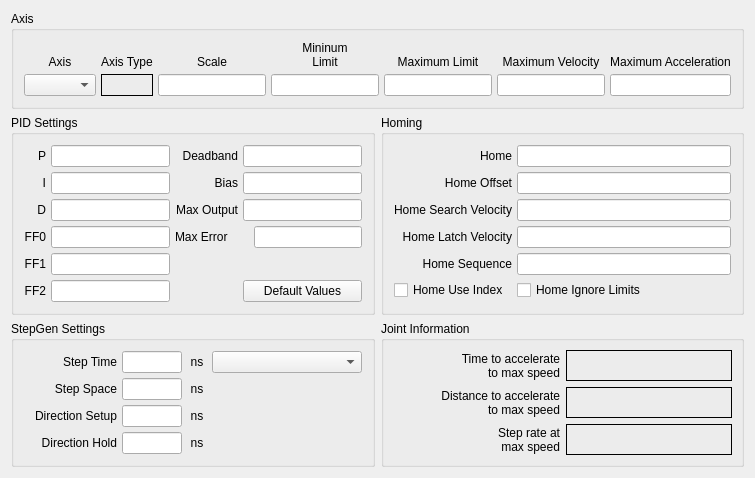
          <widget class="QWidget" name="joint3tab">
           <attribute name="title">
            <string>Joint 3</string>
           </attribute>
           <layout class="QGridLayout" name="gridLayout_20">
            <item row="0" column="0" colspan="2">
             <widget class="QGroupBox" name="jointAxisGroup_3">
              <property name="title">
               <string>Axis</string>
              </property>
              <layout class="QGridLayout" name="gridLayout_17">
               <property name="leftMargin">
                <number>10</number>
               </property>
               <property name="topMargin">
                <number>10</number>
               </property>
               <property name="rightMargin">
                <number>10</number>
               </property>
               <property name="bottomMargin">
                <number>10</number>
               </property>
               <property name="spacing">
                <number>5</number>
               </property>
               <item row="1" column="0">
                <widget class="QComboBox" name="axisCB_3"/>
               </item>
               <item row="0" column="3">
                <widget class="QLabel" name="label_65">
                 <property name="text">
                  <string>&lt;html&gt;&lt;head/&gt;&lt;body&gt;&lt;p&gt;Mininum&lt;br/&gt;Limit&lt;/p&gt;&lt;/body&gt;&lt;/html&gt;</string>
                 </property>
                 <property name="alignment">
                  <set>Qt::AlignBottom|Qt::AlignHCenter</set>
                 </property>
                 <property name="wordWrap">
                  <bool>true</bool>
                 </property>
                </widget>
               </item>
               <item row="0" column="0">
                <widget class="QLabel" name="label_56">
                 <property name="text">
                  <string>Axis</string>
                 </property>
                 <property name="alignment">
                  <set>Qt::AlignBottom|Qt::AlignHCenter</set>
                 </property>
                </widget>
               </item>
               <item row="1" column="3">
                <widget class="QLineEdit" name="minLimit_3">
                 <property name="alignment">
                  <set>Qt::AlignRight|Qt::AlignTrailing|Qt::AlignVCenter</set>
                 </property>
                </widget>
               </item>
               <item row="1" column="4">
                <widget class="QLineEdit" name="maxLimit_3">
                 <property name="alignment">
                  <set>Qt::AlignRight|Qt::AlignTrailing|Qt::AlignVCenter</set>
                 </property>
                </widget>
               </item>
               <item row="0" column="4">
                <widget class="QLabel" name="label_70">
                 <property name="text">
                  <string>Maximum Limit</string>
                 </property>
                 <property name="textFormat">
                  <enum>Qt::AutoText</enum>
                 </property>
                 <property name="alignment">
                  <set>Qt::AlignBottom|Qt::AlignHCenter</set>
                 </property>
                 <property name="wordWrap">
                  <bool>true</bool>
                 </property>
                </widget>
               </item>
               <item row="0" column="5">
                <widget class="QLabel" name="label_78">
                 <property name="text">
                  <string>Maximum Velocity</string>
                 </property>
                 <property name="alignment">
                  <set>Qt::AlignBottom|Qt::AlignHCenter</set>
                 </property>
                 <property name="wordWrap">
                  <bool>true</bool>
                 </property>
                </widget>
               </item>
               <item row="1" column="5">
                <widget class="QLineEdit" name="maxVelocity_3">
                 <property name="alignment">
                  <set>Qt::AlignRight|Qt::AlignTrailing|Qt::AlignVCenter</set>
                 </property>
                </widget>
               </item>
               <item row="1" column="6">
                <widget class="QLineEdit" name="maxAccel_3">
                 <property name="alignment">
                  <set>Qt::AlignRight|Qt::AlignTrailing|Qt::AlignVCenter</set>
                 </property>
                </widget>
               </item>
               <item row="0" column="2">
                <widget class="QLabel" name="label_58">
                 <property name="text">
                  <string>Scale</string>
                 </property>
                 <property name="alignment">
                  <set>Qt::AlignBottom|Qt::AlignHCenter</set>
                 </property>
                </widget>
               </item>
               <item row="0" column="6">
                <widget class="QLabel" name="label_79">
                 <property name="text">
                  <string>Maximum Acceleration</string>
                 </property>
                 <property name="alignment">
                  <set>Qt::AlignBottom|Qt::AlignHCenter</set>
                 </property>
                 <property name="wordWrap">
                  <bool>true</bool>
                 </property>
                </widget>
               </item>
               <item row="0" column="1">
                <widget class="QLabel" name="label_7">
                 <property name="text">
                  <string>Axis Type</string>
                 </property>
                 <property name="alignment">
                  <set>Qt::AlignBottom|Qt::AlignLeading|Qt::AlignLeft</set>
                 </property>
                </widget>
               </item>
               <item row="1" column="1">
                <widget class="QLabel" name="axisType_3">
                 <property name="frameShape">
                  <enum>QFrame::Box</enum>
                 </property>
                 <property name="text">
                  <string/>
                 </property>
                </widget>
               </item>
               <item row="1" column="2">
                <widget class="QLineEdit" name="scale_3"/>
               </item>
              </layout>
             </widget>
            </item>
            <item row="1" column="0">
             <widget class="QGroupBox" name="groupBox_15">
              <property name="title">
               <string>PID Settings</string>
              </property>
              <layout class="QGridLayout" name="gridLayout_18">
               <property name="leftMargin">
                <number>10</number>
               </property>
               <property name="topMargin">
                <number>10</number>
               </property>
               <property name="rightMargin">
                <number>10</number>
               </property>
               <property name="bottomMargin">
                <number>10</number>
               </property>
               <property name="spacing">
                <number>5</number>
               </property>
               <item row="0" column="0">
                <widget class="QLabel" name="label_244">
                 <property name="text">
                  <string>P</string>
                 </property>
                 <property name="alignment">
                  <set>Qt::AlignRight|Qt::AlignTrailing|Qt::AlignVCenter</set>
                 </property>
                </widget>
               </item>
               <item row="0" column="1">
                <widget class="QLineEdit" name="p_3">
                 <property name="text">
                  <string/>
                 </property>
                 <property name="alignment">
                  <set>Qt::AlignRight|Qt::AlignTrailing|Qt::AlignVCenter</set>
                 </property>
                </widget>
               </item>
               <item row="0" column="2">
                <widget class="QLabel" name="label_245">
                 <property name="text">
                  <string>Deadband</string>
                 </property>
                 <property name="alignment">
                  <set>Qt::AlignRight|Qt::AlignTrailing|Qt::AlignVCenter</set>
                 </property>
                </widget>
               </item>
               <item row="0" column="3">
                <widget class="QLineEdit" name="deadband_3">
                 <property name="text">
                  <string/>
                 </property>
                 <property name="alignment">
                  <set>Qt::AlignRight|Qt::AlignTrailing|Qt::AlignVCenter</set>
                 </property>
                </widget>
               </item>
               <item row="1" column="0">
                <widget class="QLabel" name="label_246">
                 <property name="text">
                  <string>I</string>
                 </property>
                 <property name="alignment">
                  <set>Qt::AlignRight|Qt::AlignTrailing|Qt::AlignVCenter</set>
                 </property>
                </widget>
               </item>
               <item row="1" column="1">
                <widget class="QLineEdit" name="i_3">
                 <property name="text">
                  <string/>
                 </property>
                 <property name="alignment">
                  <set>Qt::AlignRight|Qt::AlignTrailing|Qt::AlignVCenter</set>
                 </property>
                </widget>
               </item>
               <item row="1" column="2">
                <widget class="QLabel" name="label_247">
                 <property name="text">
                  <string>Bias</string>
                 </property>
                 <property name="alignment">
                  <set>Qt::AlignRight|Qt::AlignTrailing|Qt::AlignVCenter</set>
                 </property>
                </widget>
               </item>
               <item row="1" column="3">
                <widget class="QLineEdit" name="bias_3">
                 <property name="text">
                  <string/>
                 </property>
                 <property name="alignment">
                  <set>Qt::AlignRight|Qt::AlignTrailing|Qt::AlignVCenter</set>
                 </property>
                </widget>
               </item>
               <item row="2" column="0">
                <widget class="QLabel" name="label_248">
                 <property name="text">
                  <string>D</string>
                 </property>
                 <property name="alignment">
                  <set>Qt::AlignRight|Qt::AlignTrailing|Qt::AlignVCenter</set>
                 </property>
                </widget>
               </item>
               <item row="2" column="1">
                <widget class="QLineEdit" name="d_3">
                 <property name="text">
                  <string/>
                 </property>
                 <property name="alignment">
                  <set>Qt::AlignRight|Qt::AlignTrailing|Qt::AlignVCenter</set>
                 </property>
                </widget>
               </item>
               <item row="2" column="2">
                <widget class="QLabel" name="label_249">
                 <property name="text">
                  <string>Max Output</string>
                 </property>
                 <property name="alignment">
                  <set>Qt::AlignRight|Qt::AlignTrailing|Qt::AlignVCenter</set>
                 </property>
                </widget>
               </item>
               <item row="2" column="3">
                <widget class="QLineEdit" name="maxOutput_3">
                 <property name="text">
                  <string/>
                 </property>
                 <property name="alignment">
                  <set>Qt::AlignRight|Qt::AlignTrailing|Qt::AlignVCenter</set>
                 </property>
                </widget>
               </item>
               <item row="3" column="0">
                <widget class="QLabel" name="label_250">
                 <property name="text">
                  <string>FF0</string>
                 </property>
                 <property name="alignment">
                  <set>Qt::AlignRight|Qt::AlignTrailing|Qt::AlignVCenter</set>
                 </property>
                </widget>
               </item>
               <item row="3" column="1">
                <widget class="QLineEdit" name="ff0_3">
                 <property name="text">
                  <string/>
                 </property>
                 <property name="alignment">
                  <set>Qt::AlignRight|Qt::AlignTrailing|Qt::AlignVCenter</set>
                 </property>
                </widget>
               </item>
               <item row="4" column="0">
                <widget class="QLabel" name="label_252">
                 <property name="text">
                  <string>FF1</string>
                 </property>
                 <property name="alignment">
                  <set>Qt::AlignRight|Qt::AlignTrailing|Qt::AlignVCenter</set>
                 </property>
                </widget>
               </item>
               <item row="4" column="1">
                <widget class="QLineEdit" name="ff1_3">
                 <property name="text">
                  <string/>
                 </property>
                 <property name="alignment">
                  <set>Qt::AlignRight|Qt::AlignTrailing|Qt::AlignVCenter</set>
                 </property>
                </widget>
               </item>
               <item row="5" column="0">
                <widget class="QLabel" name="label_253">
                 <property name="text">
                  <string>FF2</string>
                 </property>
                 <property name="alignment">
                  <set>Qt::AlignRight|Qt::AlignTrailing|Qt::AlignVCenter</set>
                 </property>
                </widget>
               </item>
               <item row="5" column="1">
                <widget class="QLineEdit" name="ff2_3">
                 <property name="text">
                  <string/>
                 </property>
                 <property name="alignment">
                  <set>Qt::AlignRight|Qt::AlignTrailing|Qt::AlignVCenter</set>
                 </property>
                </widget>
               </item>
               <item row="5" column="3">
                <widget class="QPushButton" name="pidDefault_3">
                 <property name="text">
                  <string>Default Values</string>
                 </property>
                </widget>
               </item>
               <item row="3" column="3" alignment="Qt::AlignRight">
                <widget class="QLineEdit" name="maxError_3"/>
               </item>
               <item row="3" column="2">
                <widget class="QLabel" name="label_187">
                 <property name="text">
                  <string>Max Error</string>
                 </property>
                </widget>
               </item>
              </layout>
             </widget>
            </item>
            <item row="1" column="1">
             <widget class="QGroupBox" name="groupBox_13">
              <property name="title">
               <string>Homing</string>
              </property>
              <layout class="QGridLayout" name="gridLayout_16">
               <property name="leftMargin">
                <number>10</number>
               </property>
               <property name="topMargin">
                <number>10</number>
               </property>
               <property name="rightMargin">
                <number>10</number>
               </property>
               <property name="bottomMargin">
                <number>10</number>
               </property>
               <property name="spacing">
                <number>5</number>
               </property>
               <item row="1" column="1">
                <widget class="QLineEdit" name="homeOffset_3">
                 <property name="toolTip">
                  <string>&lt;html&gt;&lt;head/&gt;&lt;body&gt;&lt;p&gt;Home Offset can be used to back off of the home switch&lt;/p&gt;&lt;/body&gt;&lt;/html&gt;</string>
                 </property>
                 <property name="alignment">
                  <set>Qt::AlignRight|Qt::AlignTrailing|Qt::AlignVCenter</set>
                 </property>
                </widget>
               </item>
               <item row="0" column="0">
                <widget class="QLabel" name="label_94">
                 <property name="text">
                  <string>Home</string>
                 </property>
                 <property name="alignment">
                  <set>Qt::AlignRight|Qt::AlignTrailing|Qt::AlignVCenter</set>
                 </property>
                </widget>
               </item>
               <item row="0" column="1">
                <widget class="QLineEdit" name="home_3">
                 <property name="toolTip">
                  <string>&lt;html&gt;&lt;head/&gt;&lt;body&gt;&lt;p&gt;Home is usually set to 0&lt;/p&gt;&lt;/body&gt;&lt;/html&gt;</string>
                 </property>
                 <property name="alignment">
                  <set>Qt::AlignRight|Qt::AlignTrailing|Qt::AlignVCenter</set>
                 </property>
                </widget>
               </item>
               <item row="1" column="0">
                <widget class="QLabel" name="label_95">
                 <property name="text">
                  <string>Home Offset</string>
                 </property>
                 <property name="alignment">
                  <set>Qt::AlignRight|Qt::AlignTrailing|Qt::AlignVCenter</set>
                 </property>
                </widget>
               </item>
               <item row="2" column="0">
                <widget class="QLabel" name="label_96">
                 <property name="text">
                  <string>Home Search Velocity</string>
                 </property>
                 <property name="alignment">
                  <set>Qt::AlignRight|Qt::AlignTrailing|Qt::AlignVCenter</set>
                 </property>
                </widget>
               </item>
               <item row="2" column="1">
                <widget class="QLineEdit" name="homeSearchVel_3">
                 <property name="toolTip">
                  <string>&lt;html&gt;&lt;head/&gt;&lt;body&gt;&lt;p&gt;Search Velocity is in units per second&lt;/p&gt;&lt;/body&gt;&lt;/html&gt;</string>
                 </property>
                 <property name="alignment">
                  <set>Qt::AlignRight|Qt::AlignTrailing|Qt::AlignVCenter</set>
                 </property>
                </widget>
               </item>
               <item row="3" column="0">
                <widget class="QLabel" name="label_97">
                 <property name="text">
                  <string>Home Latch Velocity</string>
                 </property>
                 <property name="alignment">
                  <set>Qt::AlignRight|Qt::AlignTrailing|Qt::AlignVCenter</set>
                 </property>
                </widget>
               </item>
               <item row="3" column="1">
                <widget class="QLineEdit" name="homeLatchVel_3">
                 <property name="toolTip">
                  <string>&lt;html&gt;&lt;head/&gt;&lt;body&gt;&lt;p&gt;Latch Velocity is in user units per second&lt;br/&gt;usually set slower than Search Velocity&lt;/p&gt;&lt;/body&gt;&lt;/html&gt;</string>
                 </property>
                 <property name="alignment">
                  <set>Qt::AlignRight|Qt::AlignTrailing|Qt::AlignVCenter</set>
                 </property>
                </widget>
               </item>
               <item row="5" column="0">
                <widget class="QCheckBox" name="homeUseIndex_3">
                 <property name="text">
                  <string>Home Use Index</string>
                 </property>
                </widget>
               </item>
               <item row="5" column="1">
                <widget class="QCheckBox" name="homeIgnoreLimits_3">
                 <property name="text">
                  <string>Home Ignore Limits</string>
                 </property>
                </widget>
               </item>
               <item row="4" column="1">
                <widget class="QLineEdit" name="homeSequence_3">
                 <property name="toolTip">
                  <string>&lt;html&gt;&lt;head/&gt;&lt;body&gt;&lt;p&gt;Home sequences start at 0 and do not skip a number.&lt;/p&gt;&lt;p&gt;Multiple joint axis use a negative number.&lt;/p&gt;&lt;p&gt;Leave blank to home the joint manually.&lt;/p&gt;&lt;/body&gt;&lt;/html&gt;</string>
                 </property>
                </widget>
               </item>
               <item row="4" column="0">
                <widget class="QLabel" name="label_140">
                 <property name="text">
                  <string>Home Sequence</string>
                 </property>
                 <property name="alignment">
                  <set>Qt::AlignRight|Qt::AlignTrailing|Qt::AlignVCenter</set>
                 </property>
                </widget>
               </item>
              </layout>
             </widget>
            </item>
            <item row="2" column="0">
             <widget class="QGroupBox" name="groupBox_16">
              <property name="title">
               <string>StepGen Settings</string>
              </property>
              <layout class="QGridLayout" name="gridLayout_19">
               <property name="leftMargin">
                <number>10</number>
               </property>
               <property name="topMargin">
                <number>10</number>
               </property>
               <property name="rightMargin">
                <number>10</number>
               </property>
               <property name="bottomMargin">
                <number>10</number>
               </property>
               <property name="spacing">
                <number>5</number>
               </property>
               <item row="0" column="3">
                <widget class="QComboBox" name="driveCB_3">
                 <property name="minimumSize">
                  <size>
                   <width>150</width>
                   <height>0</height>
                  </size>
                 </property>
                </widget>
               </item>
               <item row="0" column="0">
                <widget class="QLabel" name="label_105">
                 <property name="text">
                  <string>Step Time</string>
                 </property>
                 <property name="alignment">
                  <set>Qt::AlignRight|Qt::AlignTrailing|Qt::AlignVCenter</set>
                 </property>
                </widget>
               </item>
               <item row="1" column="2">
                <widget class="QLabel" name="label_127">
                 <property name="minimumSize">
                  <size>
                   <width>20</width>
                   <height>0</height>
                  </size>
                 </property>
                 <property name="maximumSize">
                  <size>
                   <width>20</width>
                   <height>16777215</height>
                  </size>
                 </property>
                 <property name="text">
                  <string>ns</string>
                 </property>
                 <property name="alignment">
                  <set>Qt::AlignCenter</set>
                 </property>
                </widget>
               </item>
               <item row="0" column="1">
                <widget class="QLineEdit" name="stepTime_3">
                 <property name="maximumSize">
                  <size>
                   <width>60</width>
                   <height>16777215</height>
                  </size>
                 </property>
                 <property name="inputMask">
                  <string/>
                 </property>
                 <property name="text">
                  <string/>
                 </property>
                 <property name="alignment">
                  <set>Qt::AlignRight|Qt::AlignTrailing|Qt::AlignVCenter</set>
                 </property>
                </widget>
               </item>
               <item row="0" column="2">
                <widget class="QLabel" name="label_125">
                 <property name="minimumSize">
                  <size>
                   <width>20</width>
                   <height>0</height>
                  </size>
                 </property>
                 <property name="maximumSize">
                  <size>
                   <width>20</width>
                   <height>16777215</height>
                  </size>
                 </property>
                 <property name="text">
                  <string>ns</string>
                 </property>
                 <property name="alignment">
                  <set>Qt::AlignCenter</set>
                 </property>
                </widget>
               </item>
               <item row="1" column="0">
                <widget class="QLabel" name="label_126">
                 <property name="text">
                  <string>Step Space</string>
                 </property>
                 <property name="alignment">
                  <set>Qt::AlignRight|Qt::AlignTrailing|Qt::AlignVCenter</set>
                 </property>
                </widget>
               </item>
               <item row="1" column="1">
                <widget class="QLineEdit" name="stepSpace_3">
                 <property name="maximumSize">
                  <size>
                   <width>60</width>
                   <height>16777215</height>
                  </size>
                 </property>
                 <property name="text">
                  <string/>
                 </property>
                 <property name="alignment">
                  <set>Qt::AlignRight|Qt::AlignTrailing|Qt::AlignVCenter</set>
                 </property>
                </widget>
               </item>
               <item row="2" column="0">
                <widget class="QLabel" name="label_128">
                 <property name="text">
                  <string>Direction Setup</string>
                 </property>
                 <property name="alignment">
                  <set>Qt::AlignRight|Qt::AlignTrailing|Qt::AlignVCenter</set>
                 </property>
                </widget>
               </item>
               <item row="2" column="1">
                <widget class="QLineEdit" name="dirSetup_3">
                 <property name="maximumSize">
                  <size>
                   <width>60</width>
                   <height>16777215</height>
                  </size>
                 </property>
                 <property name="text">
                  <string/>
                 </property>
                 <property name="alignment">
                  <set>Qt::AlignRight|Qt::AlignTrailing|Qt::AlignVCenter</set>
                 </property>
                </widget>
               </item>
               <item row="2" column="2">
                <widget class="QLabel" name="label_129">
                 <property name="minimumSize">
                  <size>
                   <width>20</width>
                   <height>0</height>
                  </size>
                 </property>
                 <property name="maximumSize">
                  <size>
                   <width>20</width>
                   <height>16777215</height>
                  </size>
                 </property>
                 <property name="text">
                  <string>ns</string>
                 </property>
                 <property name="alignment">
                  <set>Qt::AlignCenter</set>
                 </property>
                </widget>
               </item>
               <item row="3" column="0">
                <widget class="QLabel" name="label_130">
                 <property name="text">
                  <string>Direction Hold</string>
                 </property>
                 <property name="alignment">
                  <set>Qt::AlignRight|Qt::AlignTrailing|Qt::AlignVCenter</set>
                 </property>
                </widget>
               </item>
               <item row="3" column="1">
                <widget class="QLineEdit" name="dirHold_3">
                 <property name="maximumSize">
                  <size>
                   <width>60</width>
                   <height>16777215</height>
                  </size>
                 </property>
                 <property name="text">
                  <string/>
                 </property>
                 <property name="alignment">
                  <set>Qt::AlignRight|Qt::AlignTrailing|Qt::AlignVCenter</set>
                 </property>
                </widget>
               </item>
               <item row="3" column="2">
                <widget class="QLabel" name="label_131">
                 <property name="minimumSize">
                  <size>
                   <width>20</width>
                   <height>0</height>
                  </size>
                 </property>
                 <property name="maximumSize">
                  <size>
                   <width>20</width>
                   <height>16777215</height>
                  </size>
                 </property>
                 <property name="text">
                  <string>ns</string>
                 </property>
                 <property name="alignment">
                  <set>Qt::AlignCenter</set>
                 </property>
                </widget>
               </item>
              </layout>
             </widget>
            </item>
            <item row="2" column="1">
             <widget class="QGroupBox" name="gridGroupBox">
              <property name="title">
               <string>Joint Information</string>
              </property>
              <layout class="QGridLayout" name="gridLayout_35">
               <item row="0" column="0">
                <widget class="QLabel" name="label_201">
                 <property name="text">
                  <string>Time to accelerate
to max speed</string>
                 </property>
                 <property name="alignment">
                  <set>Qt::AlignRight|Qt::AlignTrailing|Qt::AlignVCenter</set>
                 </property>
                </widget>
               </item>
               <item row="0" column="1">
                <widget class="QLabel" name="timeJoint_3">
                 <property name="frameShape">
                  <enum>QFrame::Box</enum>
                 </property>
                 <property name="text">
                  <string/>
                 </property>
                </widget>
               </item>
               <item row="1" column="1">
                <widget class="QLabel" name="distanceJoint_3">
                 <property name="frameShape">
                  <enum>QFrame::Box</enum>
                 </property>
                 <property name="text">
                  <string/>
                 </property>
                </widget>
               </item>
               <item row="1" column="0">
                <widget class="QLabel" name="label_202">
                 <property name="text">
                  <string>Distance to accelerate
to max speed</string>
                 </property>
                 <property name="alignment">
                  <set>Qt::AlignRight|Qt::AlignTrailing|Qt::AlignVCenter</set>
                 </property>
                </widget>
               </item>
               <item row="2" column="0">
                <widget class="QLabel" name="label_205">
                 <property name="text">
                  <string>Step rate at
max speed</string>
                 </property>
                 <property name="alignment">
                  <set>Qt::AlignRight|Qt::AlignTrailing|Qt::AlignVCenter</set>
                 </property>
                </widget>
               </item>
               <item row="2" column="1">
                <widget class="QLabel" name="stepRateJoint_3">
                 <property name="frameShape">
                  <enum>QFrame::Box</enum>
                 </property>
                 <property name="text">
                  <string/>
                 </property>
                </widget>
               </item>
              </layout>
             </widget>
            </item>
           </layout>
          </widget>
